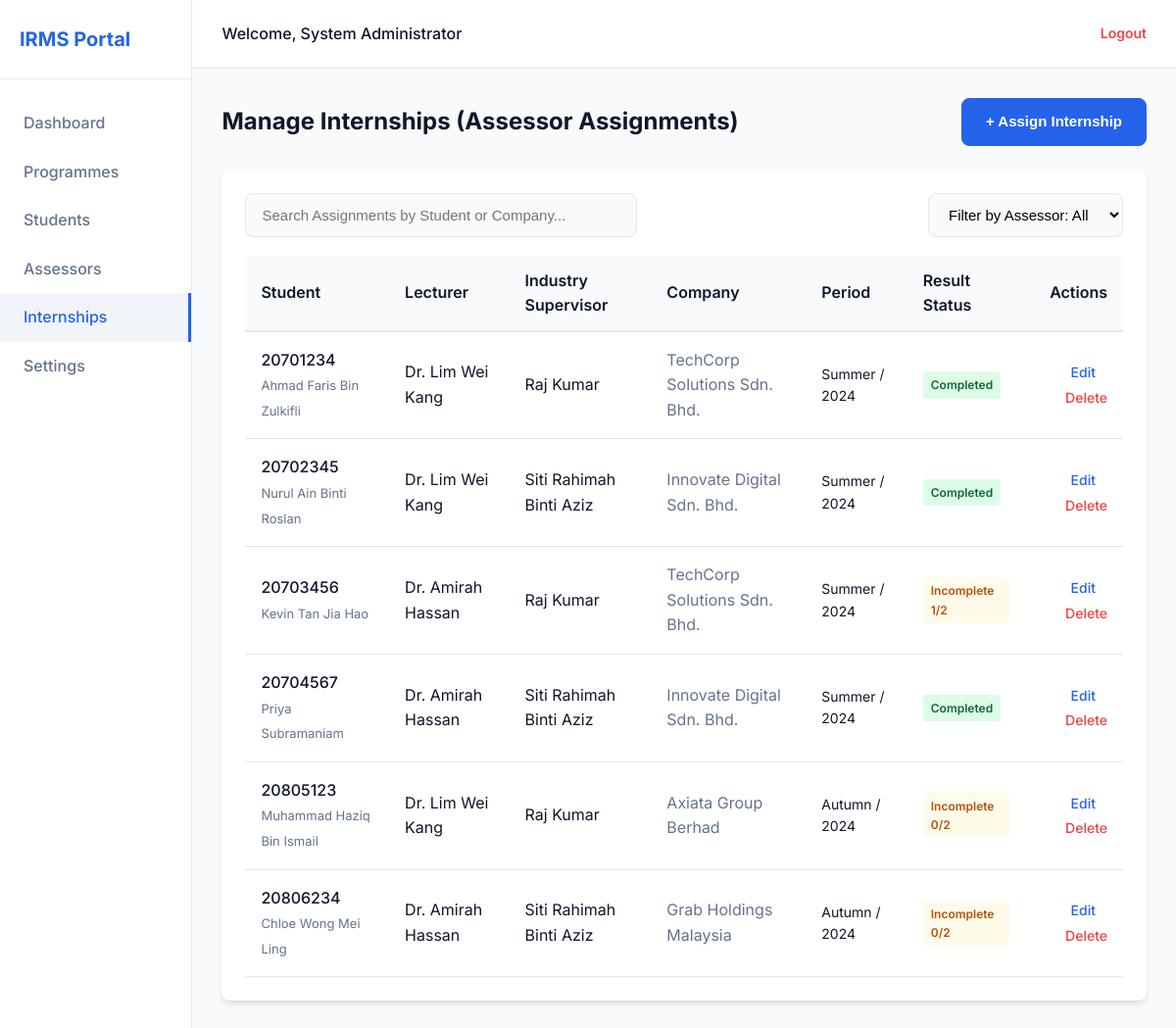
Page /admin/internships.php (signed in) on the committed database.
### tables this page shows
CREATE TABLE `internships` (
  `internship_id` int(11) NOT NULL,
  `student_id` int(11) NOT NULL,
  `industry_supervisor_id` int(11) NOT NULL,
  `lecturer_id` int(11) NOT NULL,
  `company_name` varchar(255) NOT NULL,
  `semester` enum('Autumn','Spring','Summer') NOT NULL,
  `internship_year` year(4) NOT NULL
);

CREATE TABLE `student` (
  `student_id` int(11) NOT NULL,
  `student_name` varchar(255) NOT NULL,
  `programme_id` int(11) NOT NULL
);

CREATE TABLE `user` (
  `user_id` int(11) NOT NULL,
  `username` varchar(100) NOT NULL,
  `email` varchar(255) NOT NULL,
  `password` varchar(255) NOT NULL,
  `fullname` varchar(255) NOT NULL,
  `role` enum('admin','industry_supervisor','lecturer') NOT NULL
);

### includes/functions.php (called while the page is built, shortened)
<?php
    function get_students($conn) {
        $result = $conn->query("SELECT * FROM student ORDER BY student_name ASC");
        return $result;
    }
    function get_internships($conn) {
        $sql = "SELECT internships.internship_id, student.student_id, student.student_name,
                         industry_supervisor.fullname AS supervisor_name, lecturer.fullname AS lecturer_name,
                         internships.company_name, internships.semester, internships.internship_year,
                         (SELECT COUNT(*) FROM assessment WHERE assessment.internship_id = internships.internship_id) AS assessment_count
                  FROM internships
                  JOIN student ON internships.student_id = student.student_id
                  LEFT JOIN user AS industry_supervisor ON internships.industry_supervisor_id = industry_supervisor.user_id
                  LEFT JOIN user AS lecturer ON internships.lecturer_id = lecturer.user_id";
        $result = $conn->query($sql);
        return $result;
    }
?>

### admin/internships.php (the view, shortened to what this page needs)
<?php
    include '../config/db.php';
    include '../includes/functions.php';
    $result = get_internships($conn);
    $students = get_students($conn);
?>
<!DOCTYPE html>
<html lang="en">
<head>
    <link rel="stylesheet" href="../assets/css/style.css">
</head>
<body>
    <div class="app-container">
        <?php include '../components/sidebar.php'; ?>
        <main class="main-content">
             <?php include '../components/header.php'; ?>
            <div class="content-area">
                <div class="page-header">
                    <h1 class="page-title">Manage Internships (Assessor Assignments)</h1>
                    <button class="btn btn-primary btn-auto" onclick="document.getElementById('addForm').style.display='block'">+ Assign Internship</button>
                </div>
                <div class="card">
                    <div class="search-container justify-between">
                        <input type="text" class="form-control max-w-400" placeholder="Search Assignments by Student or Company...">
                        <select class="form-control btn-auto">
                            <option value="">Filter by Assessor: All</option>
                        </select>
                    </div>
                    <div class="table-responsive">
                        <table class="irms-table">
                            <thead>
                                <tr class="table-header-row">
                                    <th class="table-header-cell">Student</th>
                                    <th class="table-header-cell">Lecturer</th>
                                    <th class="table-header-cell">Industry Supervisor</th>
                                    <th class="table-header-cell">Company</th>
                                    <th class="table-header-cell">Period</th>
                                    <th class="table-header-cell">Result Status</th>
                                    <th class="table-header-cell text-right">Actions</th>
                                </tr>
                            </thead>
                            <tbody>
                                <?php if ($result && $result->num_rows > 0): ?>
                                    <?php while ($row = $result->fetch_assoc()): ?>
                                        <?php
                                            $internship_id = htmlspecialchars($row['internship_id']);
                                            $student_id = htmlspecialchars($row['student_id']);
                                            $student_name = htmlspecialchars($row['student_name']);
                                            $lecturer_name = htmlspecialchars($row['lecturer_name']);
                                            $supervisor_name = htmlspecialchars($row['supervisor_name']);
                                            $company_name = htmlspecialchars($row['company_name']);
                                            $semester = htmlspecialchars($row['semester']);
                                            $internship_year = htmlspecialchars($row['internship_year']);
                                            $period = $semester . ' / ' . $internship_year;
                                            $assessment_count = $row['assessment_count'];
                                            $status = null;
                                            $badge_color = null;
                                            if ($assessment_count == '2') {
                                                $badge_color = 'badge-success';
                                                $status = 'Completed';
                                            } elseif ($assessment_count == '1') {
                                                $badge_color = 'badge-warning';
                                                $status = 'Incomplete 1/2';
                                            } else {
                                                $badge_color = 'badge-warning';
                                                $status = 'Incomplete 0/2';
                                            }
                                        ?>
                                        <tr class="table-body-row">
                                            <td class="table-cell-medium"><?= $student_id ?> <br><span class="subtitle"><?= $student_name ?></span></td>
                                            <td class="table-cell"><?= $lecturer_name ?></td>
                                            <td class="table-cell"><?= $supervisor_name ?></td>
                                            <td class="table-cell-muted"><?= $company_name ?></td>
                                            <td class="table-cell font-14"><?= $period ?></td>
                                            <td class="table-cell">
                                                <span class="badge <?= $badge_color ?>"><?= $status ?></span>
                                            </td>
                                            <td class="table-actions-cell">
                                                <a href="?edit_id=<?= $internship_id ?>" class="action-edit">Edit</a>
                                                <a href="?delete_id=<?= $internship_id ?>" class="action-revoke" onclick="return confirm('Do you want to delete this internship? This cannot be undone.')">Delete</a>
                                            </td>
                                        </tr>
                                    <?php endwhile; ?>
                                <?php else: ?>
                                    <tr class="table-body-row">
                                        <td colspan="7" class="table-cell text-center">No internship assignments found.</td>
                                    </tr>
                                <?php endif; ?>
                            </tbody>
                        </table>
                    </div>
                </div>
            </div>
        </main>
    </div>
</body>
</html>

### components/sidebar.php
<?php
    function is_active($page) {
        $current_page = basename($_SERVER['PHP_SELF']);
        return ($current_page === $page) ? 'active' : '';
    }
?>
<aside class="sidebar">
    <div class="sidebar-brand">IRMS Portal</div>
    <ul class="sidebar-menu">
        <li><a href="dashboard.php" class="<?= is_active("dashboard.php") ?>">Dashboard</a></li>
        <?php if($_SESSION['role'] === 'admin'): ?>
        <li><a href="programmes.php" class="<?= is_active("programmes.php") ?>">Programmes</a></li>
        <li><a href="students.php" class="<?= is_active("students.php") ?>">Students</a></li>
        <li><a href="assessors.php" class="<?= is_active("assessors.php") ?>">Assessors</a></li>
        <li><a href="internships.php" class="<?= is_active("internships.php") ?>">Internships</a></li>
        <?php endif; ?>
        <li><a href="settings.php" class="<?= is_active("settings.php") ?>">Settings</a></li>
    </ul>
</aside>

### components/header.php
<header class="top-nav">
    <div class="user-profile">
        Welcome, <?= htmlspecialchars($_SESSION['fullname'] ?? 'User'); ?>
    </div>
    <a href="../auth/logout.php" class="logout-btn">Logout</a>
</header>

### assets/css/style.css (style rules this page uses)
:root { --primary-color: #2563eb; --primary-hover: #1d4ed8; --bg-color: #f8fafc; --nav-bg: #ffffff; --text-dark: #0f172a; --text-muted: #64748b; --border-color: #e2e8f0; --success-color: #10b981; --warning-color: #f59e0b; --danger-color: #ef4444; --card-shadow: 0 4px 6px -1px rgba(0, 0, 0, 0.1), 0 2px 4px -1px rgba(0, 0, 0, 0.06); --input-focus: 0 0 0 3px rgba(37, 99, 235, 0.2); --border-radius: 8px; --transition: all 0.2s ease-in-out; }
* { margin: 0; padding: 0; box-sizing: border-box; }
body { font-family: 'Inter', -apple-system, BlinkMacSystemFont, 'Segoe UI', Roboto, Oxygen, Ubuntu, Cantarell, sans-serif; background-color: var(--bg-color); color: var(--text-dark); line-height: 1.6; -webkit-font-smoothing: antialiased; }
.form-control { width: 100%; padding: 12px 16px; font-size: 15px; border: 1px solid var(--border-color); border-radius: var(--border-radius); transition: var(--transition); background-color: #f8fafc; }
.btn { display: inline-block; font-weight: 600; text-align: center; white-space: nowrap; vertical-align: middle; user-select: none; border: 1px solid transparent; padding: 12px 24px; font-size: 15px; line-height: 1.5; border-radius: var(--border-radius); transition: var(--transition); cursor: pointer; width: 100%; }
.btn-primary { color: #fff; background-color: var(--primary-color); border-color: var(--primary-color); }
.app-container { display: flex; min-height: 100vh; }
.sidebar { width: 260px; background-color: var(--nav-bg); border-right: 1px solid var(--border-color); display: flex; flex-direction: column; }
.sidebar-brand { padding: 24px 20px; font-size: 20px; font-weight: 700; color: var(--primary-color); border-bottom: 1px solid var(--border-color); }
.sidebar-menu { padding: 20px 0; list-style: none; flex-grow: 1; }
.sidebar-menu li a { display: flex; align-items: center; gap: 12px; padding: 12px 24px; color: var(--text-muted); text-decoration: none; font-weight: 500; transition: var(--transition); }
.sidebar-menu li a:hover, .sidebar-menu li a.active { background-color: #f1f5f9; color: var(--primary-color); border-right: 3px solid var(--primary-color); }
.main-content { flex-grow: 1; display: flex; flex-direction: column; }
.top-nav { height: 70px; background-color: var(--nav-bg); border-bottom: 1px solid var(--border-color); display: flex; align-items: center; justify-content: space-between; padding: 0 30px; }
.user-profile { display: flex; align-items: center; gap: 12px; font-weight: 500; }
.logout-btn { color: var(--danger-color); text-decoration: none; font-size: 14px; font-weight: 600; }
.content-area { padding: 30px; flex-grow: 1; background-color: var(--bg-color); }
.page-header { margin-bottom: 24px; display: flex; justify-content: space-between; align-items: center; }
.page-title { font-size: 24px; font-weight: 700; color: var(--text-dark); }
.card { background: #ffffff; border-radius: var(--border-radius); box-shadow: var(--card-shadow); padding: 24px; margin-bottom: 24px; }
.table-responsive { overflow-x: auto; }
.irms-table { width: 100%; border-collapse: collapse; min-width: 600px; }
.table-header-row { background-color: #f8fafc; border-bottom: 2px solid #e2e8f0; text-align: left; }
.table-header-cell { padding: 12px 16px; font-weight: 600; }
.table-body-row { border-bottom: 1px solid #e2e8f0; }
.table-cell { padding: 16px; }
.table-cell-muted { padding: 16px; color: var(--text-muted); }
.table-cell-medium { padding: 16px; font-weight: 500; }
.table-actions-cell { padding: 16px; text-align: right; }
.action-edit { color: var(--primary-color); margin-right: 12px; text-decoration: none; font-size: 14px; font-weight: 500; }
.action-revoke { color: var(--danger-color); text-decoration: none; font-size: 14px; font-weight: 500; }
.text-right { text-align: right; }
.badge { padding: 4px 8px; border-radius: 4px; font-size: 12px; font-weight: 600; display: inline-block; }
.badge-success { background-color: #dcfce7; color: #166534; }
.badge-warning { background-color: #fffbeb; color: #b45309; }
.subtitle { color: var(--text-muted); font-size: 13px; font-weight: normal; }
.font-14 { font-size: 14px; }
.justify-between { justify-content: space-between; }
.btn-auto { width: auto; }
.search-container { margin-bottom: 20px; display: flex; gap: 12px; }
.max-w-400 { max-width: 400px; }

### rows in the picture
internships: student.student_id "20701234", student.student_name "Ahmad Faris Bin Zulkifli", lecturer.fullname "Dr. Lim Wei Kang", industry_supervisor.fullname "Raj Kumar", company_name "TechCorp Solutions Sdn. Bhd.", period "Summer / 2024", status "Completed"
internships: student.student_id "20702345", student.student_name "Nurul Ain Binti Roslan", lecturer.fullname "Dr. Lim Wei Kang", industry_supervisor.fullname "Siti Rahimah Binti Aziz", company_name "Innovate Digital Sdn. Bhd.", period "Summer / 2024", status "Completed"
internships: student.student_id "20703456", student.student_name "Kevin Tan Jia Hao", lecturer.fullname "Dr. Amirah Hassan", industry_supervisor.fullname "Raj Kumar", company_name "TechCorp Solutions Sdn. Bhd.", period "Summer / 2024", status "Incomplete 1/2"
internships: student.student_id "20704567", student.student_name "Priya Subramaniam", lecturer.fullname "Dr. Amirah Hassan", industry_supervisor.fullname "Siti Rahimah Binti Aziz", company_name "Innovate Digital Sdn. Bhd.", period "Summer / 2024", status "Completed"
internships: student.student_id "20805123", student.student_name "Muhammad Haziq Bin Ismail", lecturer.fullname "Dr. Lim Wei Kang", industry_supervisor.fullname "Raj Kumar", company_name "Axiata Group Berhad", period "Autumn / 2024", status "Incomplete 0/2"
internships: student.student_id "20806234", student.student_name "Chloe Wong Mei Ling", lecturer.fullname "Dr. Amirah Hassan", industry_supervisor.fullname "Siti Rahimah Binti Aziz", company_name "Grab Holdings Malaysia", period "Autumn / 2024", status "Incomplete 0/2"

### other values in the picture
$_SESSION['fullname'] "System Administrator"
